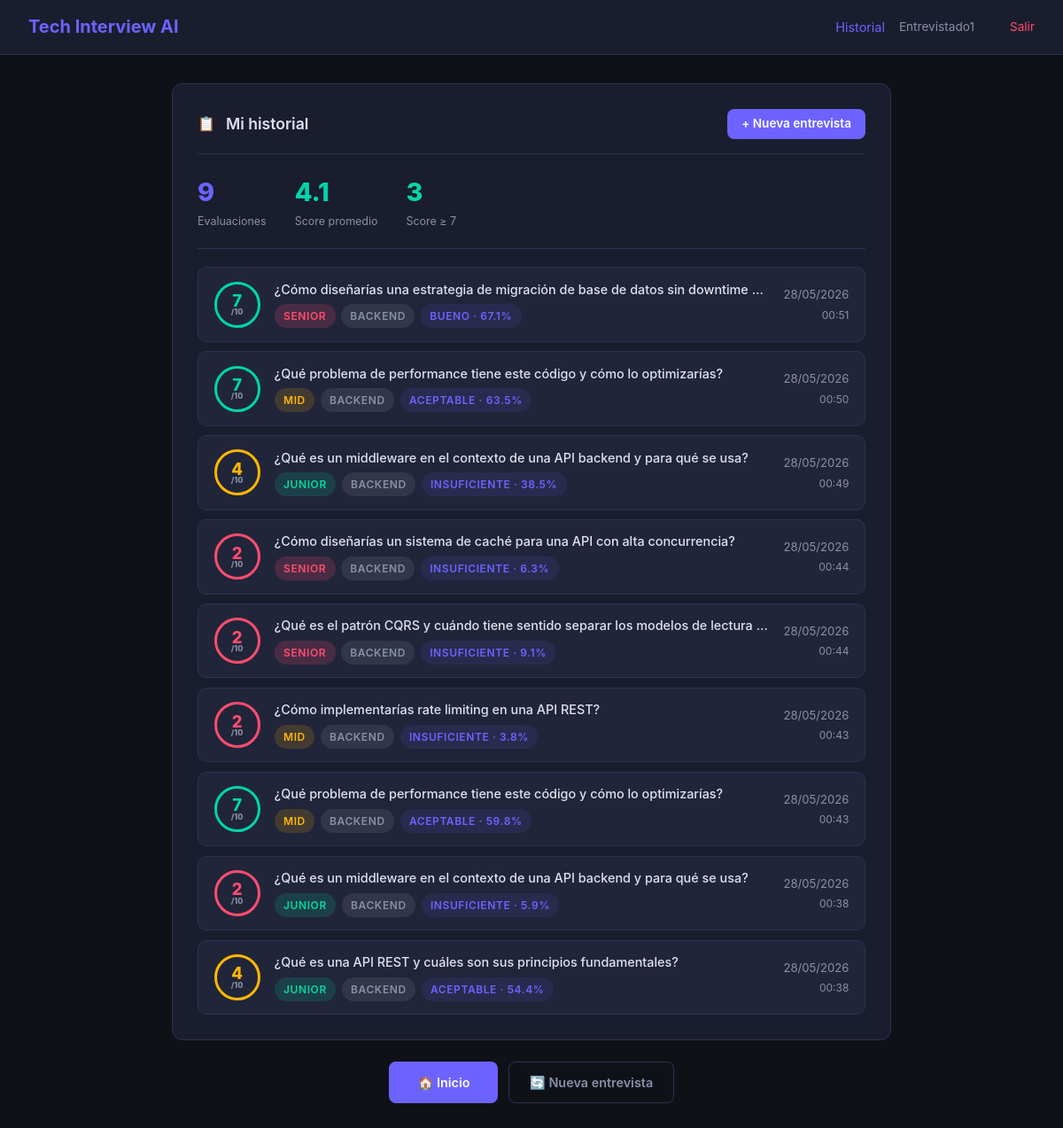
The app's page /history (signed in) with its own data.
### app/db/models.py (models this page shows)
class Evaluation(Base):
    __tablename__ = "evaluations"
    id = Column(Integer, primary_key=True, index=True)
    user_id = Column(Integer, ForeignKey("users.id"), nullable=False)
    question_text = Column(Text, nullable=False)
    ideal_answer_text = Column(Text)
    user_answer = Column(Text, nullable=False)
    score = Column(Integer)
    quality_percent = Column(Float)
    quality_label = Column(String(20))
    category = Column(String(50))
    difficulty = Column(String(20))
    level_detected = Column(String(20))
    feedback = Column(Text)
    strengths = Column(Text)
    improvements = Column(Text)
    semantic_similarity = Column(Float)
    keyword_coverage = Column(Float)
    response_time_seconds = Column(Float)
    created_at = Column(DateTime, default=datetime.utcnow)
    user = relationship("User", back_populates="evaluations")

### main.py (the view)
@app.get("/history", response_class=HTMLResponse)
async def history(request: Request, db: Session = Depends(get_db)):
    user = session_user(request)
    if not user:
        return RedirectResponse("/login", status_code=302)
    evaluations = get_user_evaluations(db, user["id"])
    return templates.TemplateResponse(request=request, name="history.html", context={
        "current_user": user,
        "evaluations": evaluations,
    })

### app/templates/history.html (shortened to what this page needs)
<!DOCTYPE html>
<html lang="es">
<head>
  <link rel="stylesheet" href="/static/css/style.css">
</head>
<body>
<nav class="navbar">
  <a class="navbar-brand" href="/">Tech Interview AI</a>
  <div class="navbar-links" style="display:flex;align-items:center;gap:1rem;">
    <a href="/history" style="color:var(--accent);">Historial</a>
    <span style="font-size:0.85rem;color:var(--text-muted);">{{ current_user.username }}</span>
    <a href="/logout" style="color:var(--danger);font-size:0.85rem;">Salir</a>
  </div>
</nav>
<div class="container">
  <div class="card">
    <div class="card-header">
      <span>📋</span>
      <h2>Mi historial</h2>
      <div style="margin-left:auto;">
        <a href="/" class="btn btn-primary" style="padding:0.4rem 1rem;font-size:0.85rem;">
          + Nueva entrevista
        </a>
      </div>
    </div>
    {% if not evaluations %}
    <p style="color:var(--text-muted);text-align:center;padding:2.5rem 0;">
      Aún no tienes evaluaciones guardadas.<br>
      <a href="/" style="color:var(--accent);margin-top:0.5rem;display:inline-block;">
        ¡Practica tu primera entrevista!
      </a>
    </p>
    {% else %}
    {% set total = evaluations | length %}
    {% set scores = evaluations | selectattr('score') | map(attribute='score') | list %}
    {% set avg = (scores | sum / scores | length) | round(1) if scores else 0 %}
    <div style="display:flex;gap:2rem;flex-wrap:wrap;padding-bottom:1.25rem;margin-bottom:1.25rem;border-bottom:1px solid var(--border);">
      <div>
        <div style="font-size:1.8rem;font-weight:800;color:var(--accent);">{{ total }}</div>
        <div style="font-size:0.78rem;color:var(--text-muted);">Evaluaciones</div>
      </div>
      <div>
        <div style="font-size:1.8rem;font-weight:800;color:var(--accent2);">{{ avg }}</div>
        <div style="font-size:0.78rem;color:var(--text-muted);">Score promedio</div>
      </div>
      <div>
        <div style="font-size:1.8rem;font-weight:800;color:var(--success);">
          {{ scores | select('ge', 7) | list | length }}
        </div>
        <div style="font-size:0.78rem;color:var(--text-muted);">Score ≥ 7</div>
      </div>
    </div>
    <div class="history-list">
      {% for ev in evaluations %}
      {% if ev.score >= 8 %}{% set sc = "var(--success)" %}
      {% elif ev.score >= 6 %}{% set sc = "var(--accent2)" %}
      {% elif ev.score >= 4 %}{% set sc = "var(--warning)" %}
      {% else %}{% set sc = "var(--danger)" %}{% endif %}
      <div class="history-item">
        <div class="history-score" style="border-color:{{ sc }};color:{{ sc }};">
          {{ ev.score or "—" }}
          <span style="font-size:0.55rem;color:var(--text-muted);">/10</span>
        </div>
        <div class="history-body">
          <p class="history-question">{{ ev.question_text | truncate(110) }}</p>
          <div style="display:flex;gap:0.4rem;flex-wrap:wrap;margin-top:0.4rem;">
            {% if ev.difficulty %}
            <span class="badge badge-{{ ev.difficulty }}">{{ ev.difficulty }}</span>
            {% endif %}
            {% if ev.category %}
            <span class="badge badge-default">{{ ev.category }}</span>
            {% endif %}
            {% if ev.quality_label %}
            <span class="badge" style="background:rgba(108,99,255,0.1);color:var(--accent);">
              {{ ev.quality_label }} · {{ ev.quality_percent | round(1) if ev.quality_percent else 0 }}%
            </span>
            {% endif %}
          </div>
        </div>
        <div class="history-meta">
          <span>{{ ev.created_at.strftime('%d/%m/%Y') }}</span>
          <span style="color:var(--text-muted);font-size:0.75rem;">{{ ev.created_at.strftime('%H:%M') }}</span>
        </div>
      </div>
      {% endfor %}
    </div>
    {% endif %}
  </div>
  <div class="btn-group" style="justify-content:center;margin-top:0.5rem;">
    <a href="/" class="btn btn-primary" style="padding:0.75rem 2rem;">🏠 Inicio</a>
    <a href="/interview/reset" class="btn btn-outline">🔄 Nueva entrevista</a>
  </div>
</div>
</body>
</html>

### app/static/css/style.css (style rules this page uses)
:root { --bg: #0f1117; --bg-card: #1a1d2e; --bg-card2: #21253a; --accent: #6c63ff; --accent2: #00d4aa; --danger: #ff4d6d; --warning: #ffb703; --success: #06d6a0; --text: #e0e0f0; --text-muted: #8890a8; --border: #2e3250; --radius: 12px; }
* { box-sizing: border-box; margin: 0; padding: 0; }
body { background: var(--bg); color: var(--text); font-family: 'Inter', 'Segoe UI', system-ui, sans-serif; min-height: 100vh; line-height: 1.6; }
.navbar { background: var(--bg-card); border-bottom: 1px solid var(--border); padding: 0.9rem 2rem; display: flex; align-items: center; justify-content: space-between; position: sticky; top: 0; z-index: 100; }
.navbar-brand { font-size: 1.25rem; font-weight: 700; color: var(--accent); text-decoration: none; display: flex; align-items: center; gap: 0.5rem; }
.navbar-links a { color: var(--text-muted); text-decoration: none; margin-left: 1.5rem; font-size: 0.9rem; transition: color 0.2s; }
.container { max-width: 860px; margin: 0 auto; padding: 2rem 1.5rem; }
.card { background: var(--bg-card); border: 1px solid var(--border); border-radius: var(--radius); padding: 1.75rem; margin-bottom: 1.5rem; }
.card-header { display: flex; align-items: center; gap: 0.75rem; margin-bottom: 1.25rem; padding-bottom: 1rem; border-bottom: 1px solid var(--border); }
.card-header h2 { font-size: 1.1rem; font-weight: 600; }
.badge { display: inline-flex; align-items: center; padding: 0.25rem 0.65rem; border-radius: 20px; font-size: 0.75rem; font-weight: 600; text-transform: uppercase; letter-spacing: 0.05em; }
.badge-junior { background: rgba(6, 214, 160, 0.15); color: var(--success); }
.badge-mid { background: rgba(255, 183, 3, 0.15); color: var(--warning); }
.badge-senior { background: rgba(255, 77, 109, 0.18); color: var(--danger); }
.badge-default { background: rgba(255,255,255,0.08); color: var(--text-muted); }
.btn { display: inline-flex; align-items: center; justify-content: center; gap: 0.4rem; padding: 0.6rem 1.4rem; border-radius: 8px; font-size: 0.9rem; font-weight: 600; border: none; cursor: pointer; text-decoration: none; transition: opacity 0.2s, transform 0.1s; }
.btn-primary { background: var(--accent); color: #fff; }
.btn-outline { background: transparent; border: 1px solid var(--border); color: var(--text-muted); }
.btn-group { display: flex; gap: 0.75rem; flex-wrap: wrap; margin-top: 1.25rem; }
.history-list { display: flex; flex-direction: column; gap: 0.65rem; }
.history-item { display: flex; align-items: center; gap: 1rem; background: var(--bg-card2); border: 1px solid var(--border); border-radius: 10px; padding: 0.9rem 1.1rem; transition: border-color 0.2s; }
.history-score { width: 52px; height: 52px; border-radius: 50%; border: 3px solid; display: flex; flex-direction: column; align-items: center; justify-content: center; font-size: 1.15rem; font-weight: 800; flex-shrink: 0; line-height: 1; }
.history-body { flex: 1; min-width: 0; }
.history-question { font-size: 0.9rem; color: var(--text); font-weight: 500; line-height: 1.4; white-space: nowrap; overflow: hidden; text-overflow: ellipsis; }
.history-meta { display: flex; flex-direction: column; align-items: flex-end; gap: 0.15rem; font-size: 0.82rem; color: var(--text-muted); flex-shrink: 0; }

### records on screen
Evaluation: score "7", question_text "¿Cómo diseñarías una estrategia de migración de base de datos sin downtime…", difficulty "SENIOR", category "BACKEND", quality_label "BUENO", quality_percent "67.1", created_at "28/05/2026", created_at "00:51"
Evaluation: score "7", question_text "¿Qué problema de performance tiene este código y cómo lo optimizarías?", difficulty "MID", category "BACKEND", quality_label "ACEPTABLE", quality_percent "63.5", created_at "28/05/2026", created_at "00:50"
Evaluation: score "4", question_text "¿Qué es un middleware en el contexto de una API backend y para qué se usa?", difficulty "JUNIOR", category "BACKEND", quality_label "INSUFICIENTE", quality_percent "38.5", created_at "28/05/2026", created_at "00:49"
Evaluation: score "2", question_text "¿Cómo diseñarías un sistema de caché para una API con alta concurrencia?", difficulty "SENIOR", category "BACKEND", quality_label "INSUFICIENTE", quality_percent "6.3", created_at "28/05/2026", created_at "00:44"
Evaluation: score "2", question_text "¿Qué es el patrón CQRS y cuándo tiene sentido separar los modelos de lectura…", difficulty "SENIOR", category "BACKEND", quality_label "INSUFICIENTE", quality_percent "9.1", created_at "28/05/2026", created_at "00:44"
Evaluation: score "2", question_text "¿Cómo implementarías rate limiting en una API REST?", difficulty "MID", category "BACKEND", quality_label "INSUFICIENTE", quality_percent "3.8", created_at "28/05/2026", created_at "00:43"
Evaluation: score "7", question_text "¿Qué problema de performance tiene este código y cómo lo optimizarías?", difficulty "MID", category "BACKEND", quality_label "ACEPTABLE", quality_percent "59.8", created_at "28/05/2026", created_at "00:43"
Evaluation: score "2", question_text "¿Qué es un middleware en el contexto de una API backend y para qué se usa?", difficulty "JUNIOR", category "BACKEND", quality_label "INSUFICIENTE", quality_percent "5.9", created_at "28/05/2026", created_at "00:38"
Evaluation: score "4", question_text "¿Qué es una API REST y cuáles son sus principios fundamentales?", difficulty "JUNIOR", category "BACKEND", quality_label "ACEPTABLE", quality_percent "54.4", created_at "28/05/2026", created_at "00:38"

### other values on screen
{{ current_user.username }} "Entrevistado1"
{{ total }} "9"
{{ avg }} "4.1"
{{ scores | select('ge', 7) | list | length }} "3"
